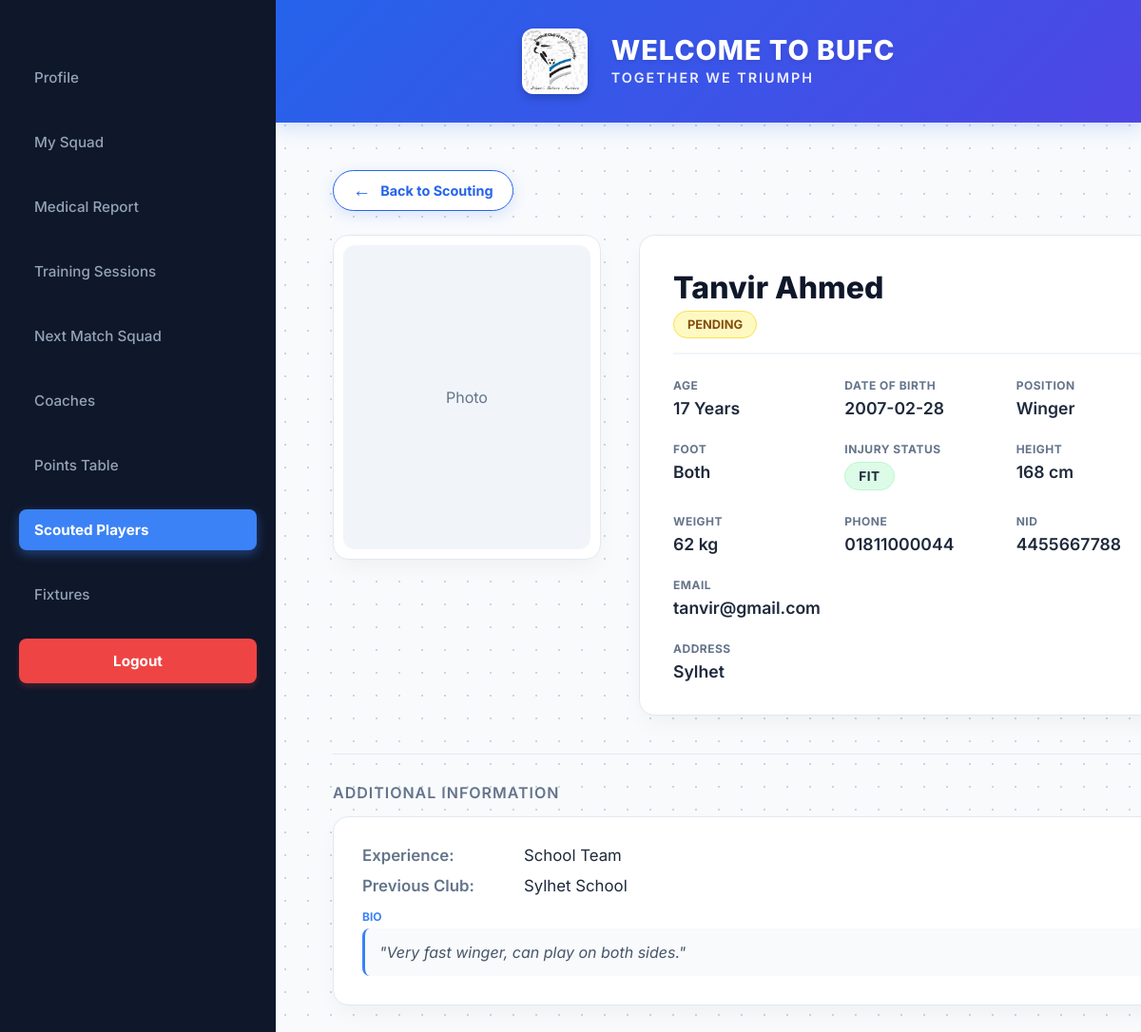
The app's page /codes/playerProfile.php?player_id=44&from=scout (signed in), older data.
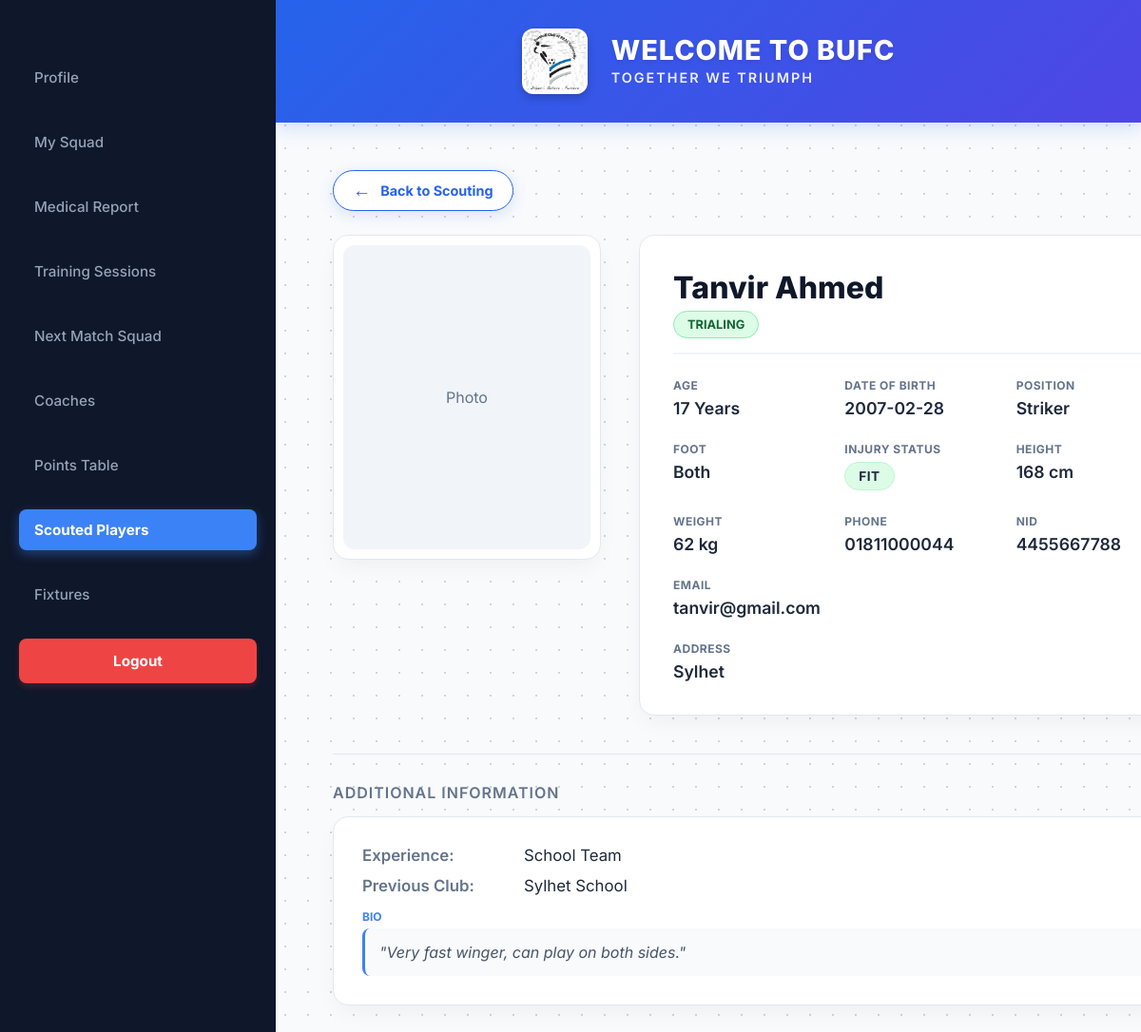
The same page, newer data.
### tables this page shows
CREATE TABLE `player` (
  `Player_ID` int(11) NOT NULL,
  `Position` varchar(50) DEFAULT NULL,
  `Preferred_foot` varchar(20) DEFAULT NULL,
  `Height` float DEFAULT NULL,
  `Weight` float DEFAULT NULL,
  `Current_Injury_Status` varchar(50) DEFAULT NULL
);

CREATE TABLE `users` (
  `User_ID` int(11) NOT NULL,
  `Name` varchar(100) NOT NULL,
  `Age` int(11) DEFAULT NULL,
  `NID` varchar(50) DEFAULT NULL,
  `Email` varchar(100) DEFAULT NULL,
  `Address` varchar(255) DEFAULT NULL,
  `Phone_No` varchar(20) DEFAULT NULL,
  `Date_of_Birth` date DEFAULT NULL,
  `salary` decimal(10,2) DEFAULT NULL,
  `contract_start_date` date DEFAULT NULL,
  `contract_end_date` date DEFAULT NULL,
  `Password` varchar(255) NOT NULL,
  `Role` varchar(20) NOT NULL
);

CREATE TABLE `scouted_player` (
  `Scouted_Player_ID` int(11) NOT NULL,
  `Scouted_Player_Experience` varchar(50) DEFAULT NULL,
  `Scouted_Player_Previous_Club` varchar(100) DEFAULT NULL,
  `Bio` text DEFAULT NULL,
  `Application_Status` varchar(50) DEFAULT 'Pending'
);

### codes/playerProfile.php (the view, shortened to what this page needs)
<?php
require_once('dbconnect.php');
$current_user_id = $_SESSION['user_id'];
$user_role = $_SESSION['user_role'];
if (isset($_GET['player_id'])) {
    $target_id = $_GET['player_id'];
} else {
    $target_id = $current_user_id;
}
$query_base = "SELECT * FROM users u
               JOIN Player p ON u.User_ID = p.Player_ID
               WHERE u.User_ID = '$target_id'";
$result_base = mysqli_query($conn, $query_base);
$base = mysqli_fetch_assoc($result_base);
$spec = [];
if ($base['Role'] == 'regular_player') {
    $q = "SELECT * FROM Regular_Player WHERE Regular_Player_ID = '$target_id'";
    $spec = mysqli_fetch_assoc(mysqli_query($conn, $q));
} else {
    $q = "SELECT * FROM Scouted_Player WHERE Scouted_Player_ID = '$target_id'";
    $spec = mysqli_fetch_assoc(mysqli_query($conn, $q));
}
?>
<!DOCTYPE html>
<html lang="en">
<head>
    <link rel="stylesheet" href="playerProfile.css">
</head>
<body>
    <div class="dashboard-container">
        <aside class="sidebar">
            <nav class="sidebar-nav">
                <?php if ($user_role == 'coach'): ?>
                    <?php
                    $squad_active = 'active';
                    $scout_active = '';
                    if (isset($_GET['from']) && $_GET['from'] == 'scout') {
                        $squad_active = '';
                        $scout_active = 'active';
                    }
                    ?>
                    <a href="coachProfile.php" class="nav-item">Profile</a>
                    <a href="mySquad.php" class="nav-item <?php echo $squad_active; ?>">My Squad</a>
                    <a href="medicalReport.php" class="nav-item">Medical Report</a>
                    <a href="trainingSessions.php" class="nav-item">Training Sessions</a>
                    <a href="nextMatchSquad.php" class="nav-item">Next Match Squad</a>
                    <a href="coaches.php" class="nav-item">Coaches</a>
                    <a href="pointsTable.php" class="nav-item">Points Table</a>
                    <a href="scoutedPlayers.php" class="nav-item <?php echo $scout_active; ?>">Scouted Players</a>
                    <a href="fixtures.php" class="nav-item">Fixtures</a>
                <?php endif; ?>
                <a href="logout.php" class="nav-item logout-link">Logout</a>
            </nav>
        </aside>
        <div class="main-content">
            <header class="top-header">
                <div class="brand-group">
                    <img src="images/bufc-logo.jpg" alt="Logo" class="header-logo">
                    <div class="header-text-group">
                        <h1>WELCOME TO BUFC</h1>
                        <p class="slogan">Together We Triumph</p>
                    </div>
                </div>
            </header>
            <div class="profile-container fade-in">
                <?php
                $show_back_button = false;
                $back_link = '';
                $back_text = '';
                if ($_SESSION['user_role'] == 'coach') {
                    $show_back_button = true;
                    if (isset($_GET['from']) && $_GET['from'] == 'scout') {
                        $back_link = 'scoutedPlayers.php';
                        $back_text = 'Back to Scouting';
                    } else {
                        $back_link = 'mySquad.php';
                        $back_text = 'Back to Squad';
                    }
                }
                elseif ($target_id != $current_user_id) {
                    $show_back_button = true;
                    $back_link = 'mySquad.php';
                    $back_text = 'Back to Squad';
                }
                ?>
                <?php if ($show_back_button): ?>
                    <div class="back-btn-wrapper">
                        <a href="<?php echo $back_link; ?>" class="back-btn">
                            <span>&#8592;</span> <?php echo $back_text; ?>
                        </a>
                    </div>
                <?php endif; ?>
                <div class="top-section">
                    <div class="photo-box">
                        <div class="photo-placeholder">
                        </div>
                    </div>
                    <div class="details-box">
                        <div class="details-header">
                            <div class="header-left-group">
                                <h2 class="player-name"><?php echo htmlspecialchars($base['Name']); ?></h2>
                                <?php if ($base['Role'] == 'regular_player'): ?>
                                    <span class="role-pill">First Team</span>
                                <?php else: ?>
                                    <span class="role-pill status-<?php echo strtolower($spec['Application_Status']); ?>">
                                        <?php echo htmlspecialchars($spec['Application_Status']); ?></span>
                                <?php endif; ?>
                            </div>
                        </div>
                        <div class="info-grid">
                            <div class="info-item"><label>Age</label>
                                <div class="val"><?php echo htmlspecialchars($base['Age']); ?> Years</div>
                            </div>
                            <div class="info-item"><label>Date of Birth</label>
                                <div class="val"><?php echo htmlspecialchars($base['Date_of_Birth']); ?></div>
                            </div>
                            <div class="info-item"><label>Position</label>
                                <div class="val"><?php echo htmlspecialchars($base['Position']); ?></div>
                            </div>
                            <div class="info-item"><label>Foot</label>
                                <div class="val"><?php echo htmlspecialchars($base['Preferred_foot']); ?></div>
                            </div>
                            <div class="info-item">
                                <label>Injury Status</label>
                                <div
                                    class="val status-<?php echo strtolower(str_replace(' ', '-', $base['Current_Injury_Status'])); ?>">
                                    <?php echo htmlspecialchars($base['Current_Injury_Status']); ?>
                                </div>
                            </div>
                            <div class="info-item"><label>Height</label>
                                <div class="val"><?php echo htmlspecialchars($base['Height']); ?> cm</div>
                            </div>
                            <div class="info-item"><label>Weight</label>
                                <div class="val"><?php echo htmlspecialchars($base['Weight']); ?> kg</div>
                            </div>
                            <div class="info-item"><label>Phone</label>
                                <div class="val"><?php echo htmlspecialchars($base['Phone_No']); ?></div>
                            </div>
                            <div class="info-item"><label>NID</label>
                                <div class="val"><?php echo $base['NID'] ? htmlspecialchars($base['NID']) : 'N/A'; ?>
                                </div>
                            </div>
                            <div class="info-item full"><label>Email</label>
                                <div class="val"><?php echo htmlspecialchars($base['Email']); ?></div>
                            </div>
                            <div class="info-item full"><label>Address</label>
                                <div class="val">
                                    <?php echo $base['Address'] ? htmlspecialchars($base['Address']) : 'N/A'; ?>
                                </div>
                            </div>
                        </div>
                    </div>
                </div>
                <hr class="divider-line">
                <div class="bottom-section">
                    <h3>Additional Information</h3>
                    <?php if ($base['Role'] == 'scouted_player'): ?>
                        <div class="info-content">
                            <div class="data-row"><span class="data-label">Experience:</span>
                                <?php echo $spec['Scouted_Player_Experience']; ?></div>
                            <div class="data-row"><span class="data-label">Previous Club:</span>
                                <?php echo $spec['Scouted_Player_Previous_Club']; ?></div>
                            <div class="bio-box"><label>Bio</label>
                                <p>"<?php echo htmlspecialchars($spec['Bio']); ?>"</p>
                            </div>
                        </div>
                    <?php endif; ?>
                </div>
            </div>
        </div>
</body>
</html>

Row changes from the older to the newer data that the page shows:
changed player "Both": Position "Winger" → "Striker"
changed scouted_player "School Team": Application_Status "PENDING" → "TRIALING"
